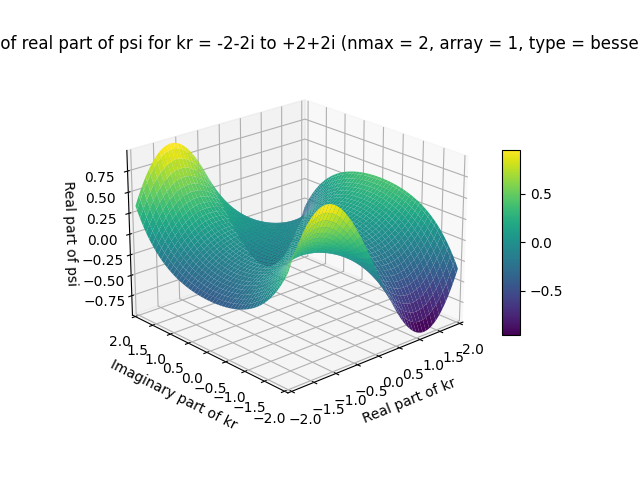

This figure's Python source:
import numpy as np
import matplotlib.pyplot as plt


def MSTA1(z, mp):
    a0 = abs(z)
    n0 = int(1.1 * a0) + 1
    f0 = envj(n0, a0) - mp
    n1 = n0 + 5
    f1 = envj(n1, a0) - mp
    
    for _ in range(20):
        nn = n1 - (n1 - n0) / (1.0 - f0 / f1)
        nn = int(nn)
        f = envj(nn, a0) - mp
        
        if abs(nn - n1) < 1:
            break
        
        n0 = n1
        f0 = f1
        n1 = nn
        f1 = f
    
    return nn

def MSTA2(z, n, mp):
    a0 = abs(z)
    hmp = 0.5 * mp
    ejn = envj(n, a0)
    
    if ejn <= hmp:
        obj = mp
        n0 = int(1.1 * a0)
    else:
        obj = hmp + ejn
        n0 = n
    
    f0 = envj(n0, a0) - obj
    n1 = n0 + 5
    f1 = envj(n1, a0) - obj
    
    for _ in range(20):
        nn = n1 - (n1 - n0) / (1.0 - f0 / f1)
        nn = int(nn)
        f = envj(nn, a0) - obj
        
        if abs(nn - n1) < 1:
            break
        
        n0 = n1
        f0 = f1
        n1 = nn
        f1 = f
    
    return nn + 10

def envj(n, z):
    n = max(1, abs(n))
    result = 0.5 * np.log10(6.28 * n) - n * np.log10(1.36 * z / n)
    return result

def sbesselc(z, n):
    a0 = abs(z)
    nm = n
    
    # If circle checked. Treat z = 0 as a special case
    if a0 < 1e-60:
        csj    = np.zeros(n + 1, dtype=complex)
        csy    = np.full(n + 1, -1e300, dtype=complex)
        csy[0] = 1.0 + 0.0j
        return csj, csy
    
    # checked. 
    csj    = np.zeros(n + 1, dtype=complex)
    csj[0] = np.sin(z) / z
    csj[1] = (csj[0] - np.cos(z)) / z
    
    if n >= 2: # Backward recurrence
        csa = csj[0]
        csb = csj[1]
        m   = MSTA1(a0, 200) 

        if m < n:
            nm = m
        else: 
            m = MSTA2(a0, n, 15)
        
        cf0 = 0.0 
        cf1 = 1.0 - 100
        
        for k in range(m, -1, -1):
            cf = (2.0 * k + 3.0) * cf1 / z - cf0
            
            if k <= nm:
                csj[k] = cf
            
            cf0 = cf1
            cf1 = cf
        
        if abs(csa) > abs(csb):
            cs = csa / cf
        else:
            cs = csb / cf0
        
        for k in range(min(nm, n) + 1):
            csj[k] = cs * csj[k]
    
    csy = np.full(n + 1, 1e200, dtype=complex)
    csy[0] = -np.cos(z) / z #y0(z) by (8.1.11)
    csy[1] = (csy[0] - np.sin(z)) / z #y1(z) by (8.1.12)
    
    for k in range(2, min(nm, n) + 1): # calculate yn(z) by W as n >= 2
        
        if abs(csj[k - 1]) > abs(csj[k - 2]): # GT. or GE.?
            csy[k] = (csj[k] * csy[k - 1] - 1.0 / z ** 2) / csj[k - 1]
        else:
            csy[k] = (csj[k] * csy[k - 2] - (2.0 * k - 1.0) / z ** 3) / csj[k - 2]
    
    return csj, csy

def rcbesselc(z, n):
    rcj  = np.zeros(n + 1, dtype=complex)
    rcy  = np.zeros(n + 1, dtype=complex)
    drcj = np.zeros(n + 1, dtype=complex)
    drcy = np.zeros(n + 1, dtype=complex)
    NM   = n
    
    if abs(z) < 1e-60: # Treat z = 0 as a special case
        print('ricatti-bessel function precision down')
        drcj[0] = 1.0 # zeroth order
        rcy     = -1.0e300 * np.ones(n + 1)
        drcy    = 1.0e300 * np.ones(n + 1)
        rcy[0]  = -1.0
        drcy[0] = 0.0
    else:
        rcj[0] = np.sin(z)  # zeroth order
        rcy[0] = -np.cos(z)
        rcj[1] = rcj[0] / z - np.cos(z)  # first order
        rcy[1] = rcy[0] / z - np.sin(z)
        rcj0   = rcj[0]
        rcj1   = rcj[1]
        RF0    = rcy[0]
        RF1    = rcy[1]
        
        for Ky in range(3, n + 2):
            RF2 = (2.0 * (Ky - 1) - 1.0) * RF1 / z - RF0
            
            if abs(RF2) > 1.0e300:
                continue
            
            rcy[Ky - 1] = RF2
            RF0 = RF1
            RF1 = RF2
            NMy = Ky - 1
        
        
            drcy[0] = np.sin(z)
            drcy[1] = -rcy[1] / z + rcy[0]
            
            for Ky in range(3, NMy + 2):
                drcy[Ky - 1] = -(Ky - 1) * rcy[Ky - 1] / z + rcy[Ky - 2]
            
            if n >= 2:
                M = MSTA1(z, 200)
                
                if M < n:
                    NM = M
                else:
                    M = MSTA2(z, n, 15)
                
                F0 = 0.0
                F1 = 1.0e-100
                
                for K in range(M + 1, 0, -1):
                    F = (2.0 * (K - 1) + 3.0) * F1 / z - F0
                    
                    if K <= NM + 1:
                        rcj[K - 1] = F
                    
                    F0 = F1
                    F1 = F
                
                if abs(rcj0) > abs(rcj1):
                    CS = rcj0 / F
                else:
                    CS = rcj1 / F0
                
                for K in range(1, NM + 2):
                    rcj[K - 1] = CS * rcj[K - 1]
            
            drcj[0] = np.cos(z)
            drcj[1] = -rcj[1] / z + rcj0
            
            for K in range(3, NM + 2):
                drcj[K - 1] = -(K - 1) * rcj[K - 1] / z + rcj[K - 2]
    
    return rcj, rcy, drcj, drcy


def SphBessel(kr, nmax, array, type):
    Rad = {}

    if type == 'bessel':
        if kr == 0:
            z1 = np.zeros(nmax, dtype=complex)
            Z = np.zeros(nmax, dtype=complex)
            dZ = np.zeros(nmax, dtype=complex)
            raddZ = np.zeros(nmax, dtype=complex)
            raddZ[0] = 2/3
            if array == 0:
                z1 = z1[nmax]
                Z = Z[nmax]
                dZ = dZ[nmax]
                raddZ = raddZ[nmax]
        else:
            csj, _ = sbesselc(kr, nmax)
            if array == 1:
                z1 = csj[1:nmax+1]
            else:
                z1 = csj[nmax]
                
            rcj, _, drcj, _ = rcbesselc(kr, nmax)
            
            if array == 0:
                Z = rcj[nmax]
                dZ = drcj[nmax]
                raddZ = dZ / kr
            else:
                rcj = rcj[1:]
                drcj = drcj[1:]
                Z = rcj
                dZ = drcj
                raddZ = dZ / kr
        
        Rad['j1'] = z1
        Rad['psi'] = Z
        Rad['dpsi'] = dZ
        Rad['raddpsi'] = raddZ
    
    elif type == 'hankel1':
        if kr == 0:
            if nmax == 0:
                z1 = 1 - 1j * 1e300
                Z = -1j
                dZ = 1
            else:
                z1 = complex(0, -1e300)
                Z = complex(0, -1e300)
                dZ = 1j * 1e300
                raddZ = 0
        else:
            csj, csy = sbesselc(kr, nmax)
            
            if len(csj) < (nmax + 1) or len(csy) < (nmax + 1):
                raise ValueError('Please decrease the expansion order "n".')
            
            if array == 1:
                z1 = csj[1:nmax+1] + 1j * csy[1:nmax+1]
            else:
                z1 = csj[nmax] + 1j * csy[nmax]
            
            rcj, rcy, drcj, drcy = rcbesselc(kr, nmax)
            
            if array == 0:
                Z = rcj[nmax] + 1j * rcy[nmax]
                dZ = drcj[nmax] + 1j * drcy[nmax]
                raddZ = dZ / kr
            else:
                rcj = rcj[1:]
                rcy = rcy[1:]
                drcj = drcj[1:]
                drcy = drcy[1:]
                Z = rcj + 1j * rcy
                dZ = drcj + 1j * drcy
                raddZ = dZ / kr
                
        
        Rad['h1'] = z1
        Rad['xi'] = Z
        Rad['dxi'] = dZ
        Rad['raddxi'] = raddZ
        

    return Rad

import numpy as np
import matplotlib.pyplot as plt
from mpl_toolkits.mplot3d import Axes3D
from matplotlib import cm
from matplotlib.colors import Normalize

# Assume the existing functions sbesselc, rcbesselc, and SphBessel are defined here

# Define the range for kr (real and imaginary parts)
kr_real_parts = np.linspace(-2, 2, 100)
kr_imaginary_parts = np.linspace(-2, 2, 100)
kr_real_mesh, kr_imag_mesh = np.meshgrid(kr_real_parts, kr_imaginary_parts)
kr_values = kr_real_mesh + 1j * kr_imag_mesh

# Initialize an array to store the real part of psi
psi_real_values = np.zeros_like(kr_values.real)

# Calculate psi for kr = -2-2i to +2+2i and nmax = 2, array = 1, type = 'bessel'
nmax = 2
array = 1
type = 'bessel'

for i in range(kr_values.size):
    kr = kr_values.flat[i]
    result = SphBessel(kr, nmax, array, type)
    psi_real_values.flat[i] = np.real(result['psi'][nmax-1])

# Reshape the results to match the grid
psi_real_values = psi_real_values.reshape(kr_real_mesh.shape)

# Create a 3D plot
fig = plt.figure()
ax = fig.add_subplot(111, projection='3d')
surf = ax.plot_surface(kr_real_mesh, kr_imag_mesh, psi_real_values, cmap='viridis')

# Add a colorbar
norm = Normalize(vmin=psi_real_values.min(), vmax=psi_real_values.max())
sm = plt.cm.ScalarMappable(cmap='viridis', norm=norm)
sm.set_array([])
fig.colorbar(sm, ax=ax, shrink=0.5, aspect=10)

ax.set_xlabel('Real part of kr')
ax.set_ylabel('Imaginary part of kr')
ax.set_zlabel('Real part of psi')
ax.set_title('3D Plot of real part of psi for kr = -2-2i to +2+2i (nmax = 2, array = 1, type = ''bessel'')')
plt.xlim(2, -2)
plt.ylim(2, -2)
plt.show()
